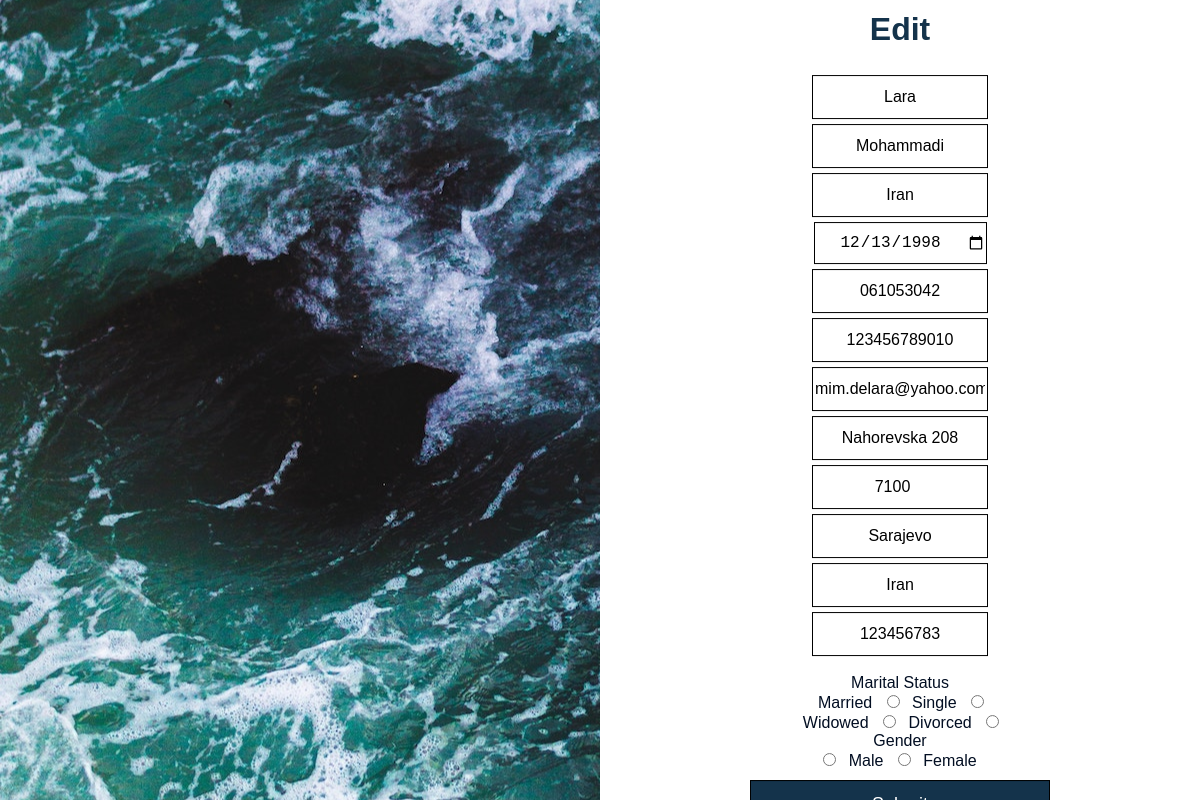
/WebSite/Bankr/edit-user.php?id=28 (signed in), run on the app's committed database.
### tables this page shows
CREATE TABLE `client` (
  `client_id` int(11) NOT NULL,
  `first_name` varchar(50) DEFAULT NULL,
  `last_name` varchar(50) DEFAULT NULL,
  `username` varchar(50) DEFAULT NULL,
  `date_of_birth` date DEFAULT NULL,
  `city` varchar(100) DEFAULT NULL,
  `country` varchar(100) DEFAULT NULL,
  `nationality` varchar(100) DEFAULT NULL,
  `zip` varchar(10) DEFAULT NULL,
  `jmbg` bigint(13) DEFAULT NULL,
  `email` varchar(100) DEFAULT NULL,
  `phone` varchar(30) DEFAULT NULL,
  `password` varchar(20) DEFAULT NULL,
  `address` varchar(100) DEFAULT NULL,
  `gender` varchar(6) DEFAULT NULL,
  `marital_status` varchar(20) DEFAULT NULL,
  `passport_num` varchar(12) NOT NULL
);

### WebSite/Bankr/edit-user.php (the view, shortened to what this page needs)
<?php
include('includes.php');
$id = $_GET['id'];
$query = mysqli_query($conn, "select * from client where client_id = $id");
$row = mysqli_fetch_assoc($query);
?>
<!DOCTYPE html>
<html lang="en">
<?php include_once ('head.php'); ?>
<body class="container">
<div class="split left login-bg">
</div>
<div class="split right ">
    <div class="centered form-style ">
        <form action="submitEdit.php" name="Registration" id="RegistrationFrom" method="POST">
            <h1>Edit </h1>
            <input type="text" name="fname" id="fname" required placeholder="First Name" value="<?php echo $row['first_name'];?>">
            <input type="text" name="lname" id="lname" required placeholder="Last Name" value="<?php echo $row['last_name'];?>">
            <input type="text" name="nationality" id="nationality" required placeholder="Nationality" value="<?php echo $row['nationality'];?>">
            <input type="date" name="birthdate" id="birthdate" required placeholder="Date of Birth" value="<?php echo $row['date_of_birth'];?>">
            <input type="phone" name="phone" id="phone" required placeholder="Phone Number" value="<?php echo $row['phone'];?>">
            <input type="text" name="JMBG" pattern="[0-9]{12}" required placeholder="JMBG" value="<?php echo $row['jmbg'];?>">
            <input type="email" id="email" name="email" required placeholder="email" value="<?php echo $row['email'];?>">
            <input type="text" id="Address"name="address" required placeholder="Address" value="<?php echo $row['address'];?>">
            <input type="number" id="zip" name="zip" required  pattern="[0-9]{5}" placeholder="Zip" value="<?php echo $row['zip'];?>">
            <input type="text" id="city" name="city" required placeholder="city" value="<?php echo $row['city'];?>">
            <input type="text" id="country" name="country" required placeholder="country"  value="<?php echo $row['country'];?>">
            <input type="text" id="PasspostNum" name="passportNum" pattern="[0-9]{9}" required placeholder="Passport Number" value="<?php echo $row['passport_num'];?>">
            <section>
                <br>
                <label >Marital Status</label>
                <br>
                <label for="married" >Married</label>
                <input name="status" type="radio" value="Married" id="married" required>
                <label for="single" >Single</label>
                <input name="status" type="radio" value="Single" id="single" required>
                <br>
                <label for="widowed">Widowed</label>
                <input name="status" type="radio" value="Widowed" id="widowed" required>
                <label for="divorced">Divorced</label>
                <input name="status" type="radio" value="Divorced" id="divorced" required>
            </section>
            <label>Gender</label>
            <br>
            <input name="gender" type="radio" value="Male" id="male" required>
            <label for="male">Male</label>
            <input name="gender" type="radio" value="Female" id="female" required>
            <label for="female">Female</label>
            <button type="submit" name="submit" >Submit</button>
            <br>
        </form>
    </div>
</div>
</body>
</html>

### WebSite/Bankr/css/login.css (style rules this page uses)
body { font-family: Helvetica; }
.split { height: 100%; width: 50%; position: fixed; z-index: 1; top: 0; overflow-x: hidden; padding-top: 20px; }
.left { left: 0; }
.right { right: 0; }
.login-bg { background: url("../images/hero.jpg") no-repeat center center fixed; -webkit-background-size: cover; -moz-background-size: cover; -o-background-size: cover; background-size: cover; }
.centered { position: absolute; top: 50%; left: 50%; transform: translate(-50%, -50%); text-align: center; }
button { width: 300px; border: 1px solid black; height: 50px; margin-top: 10px; font-size: 18px; background-color: #14334b; color: white; }
.form-style label { font-size: 16px; color: #020e22; padding: 5px; }
.form-style input[type=text] , input[type=date], input[type=password] , input[type=number], input[type=email] , input[type=phone] { width: 170px; border: 1px solid black; height: 40px; font-size: 16px; text-align: center; margin-top: 5px; }
h1 { color: #14334b; }

### data on the page
client: fname "Lara", lname "Mohammadi", nationality "Iran", birthdate "12/13/1998", phone "061053042", JMBG "123456789010", email "mim.delara@yahoo.com", address "Nahorevska 208", zip "7100", city "Sarajevo", country "Iran", passportNum "123456783"
